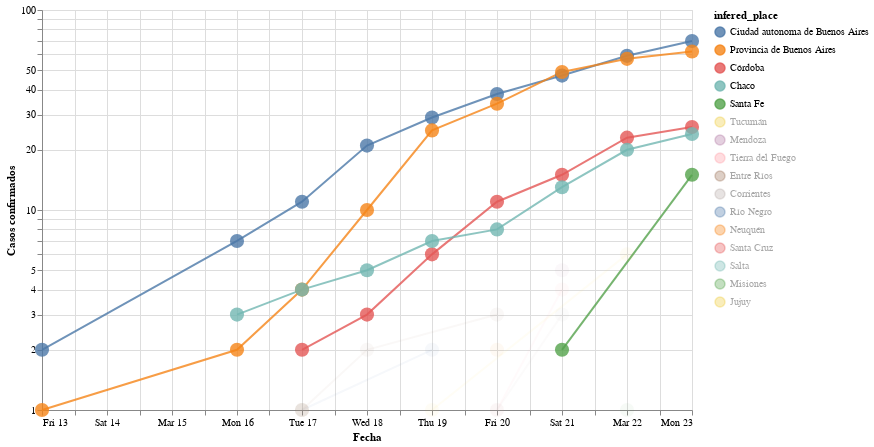

Notebook code for this chart:
### Markdown cell above
# Evolucion en el tiempo de la cantidad de casos totales

Haciendo Shift+Click en las provincias que se ven a la derecha, podemos agregar o quitar provincias al gráfico

### Code cell
#hide_input
plot_evolution(cnt_by_place[cnt_by_place >=10].index.tolist())#, xaxis='days_from_first_infection')

### Figure 1 — Vega-Lite specification as saved in the notebook (floating-point values rounded to 4 significant figures)
{"config": {"view": {"continuousWidth": 400, "continuousHeight": 300}, "point": {"size": 200}, "title": {"align": "center"}}, "data": {"name": "data-88e3a4a82a2893dd2f7452ea8b316e86"}, "mark": {"type": "line", "point": true, "radius": 150}, "encoding": {"color": {"type": "nominal", "field": "infered_place", "sort": ["Ciudad autonoma de Buenos Aires", "Provincia de Buenos Aires", "Córdoba", "Chaco", "Santa Fe", "Tucumán", "Mendoza", "Tierra del Fuego", "Entre Ríos", "Corrientes", "Río Negro", "Neuquén", "Santa Cruz", "Salta", "Misiones", "Jujuy"]}, "opacity": {"condition": {"value": 0.8, "selection": "selector048"}, "value": 0.05}, "tooltip": [{"type": "nominal", "field": "place"}, {"type": "nominal", "field": "infered_place"}, {"type": "quantitative", "field": "infered_place_score"}, {"type": "quantitative", "field": "infected"}, {"type": "temporal", "field": "date"}, {"type": "quantitative", "field": "cum_infected"}, {"type": "quantitative", "field": "days_from_first_infection"}], "x": {"type": "temporal", "axis": {"title": "Fecha"}, "field": "date"}, "y": {"type": "quantitative", "axis": {"title": "Casos confirmados"}, "field": "cum_infected", "scale": {"type": "log"}}}, "height": 400, "selection": {"selector048": {"type": "multi", "fields": ["infered_place"], "bind": "legend", "init": [{"infered_place": "Ciudad autonoma de Buenos Aires"}, {"infered_place": "Provincia de Buenos Aires"}, {"infered_place": "Córdoba"}, {"infered_place": "Chaco"}, {"infered_place": "Santa Fe"}]}}, "width": 650, "$schema": "https://vega.github.io/schema/vega-lite/v4.0.2.json", "datasets": {"data-88e3a4a82a2893dd2f7452ea8b316e86": [{"place": "Ciudad de Buenos Aires", "infered_place": "Ciudad autonoma de Buenos Aires", "infered_place_score": 1.0, "infected": 2, "date": "2020-03-13T00:00:00", "cum_infected": 2, "days_from_first_infection": 0}, {"place": "Ciudad Autónoma de Buenos Aires", "infered_place": "Ciudad autonoma de Buenos Aires", "infered_place_score": 1.0, "infected": 5, "date": "2020-03-16T00:00:00", "cum_infected": 7, "days_from_first_infection": 3}, {"place": "Ciudad Autónoma de Buenos Aires", "infered_place": "Ciudad autonoma de Buenos Aires", "infered_place_score": 1.0, "infected": 4, "date": "2020-03-17T00:00:00", "cum_infected": 11, "days_from_first_infection": 4}, {"place": "Ciudad Autónoma de Buenos Aires", "infered_place": "Ciudad autonoma de Buenos Aires", "infered_place_score": 1.0, "infected": 10, "date": "2020-03-18T00:00:00", "cum_infected": 21, "days_from_first_infection": 5}, {"place": "Ciudad Autónoma de Buenos Aires", "infered_place": "Ciudad autonoma de Buenos Aires", "infered_place_score": 1.0, "infected": 8, "date": "2020-03-19T00:00:00", "cum_infected": 29, "days_from_first_infection": 6}, {"place": "Ciudad Autónoma de Buenos Aires", "infered_place": "Ciudad autonoma de Buenos Aires", "infered_place_score": 1.0, "infected": 9, "date": "2020-03-20T00:00:00", "cum_infected": 38, "days_from_first_infection": 7}, {"place": "Ciudad Autónoma de Buenos Aires", "infered_place": "Ciudad autonoma de Buenos Aires", "infered_place_score": 1.0, "infected": 9, "date": "2020-03-21T00:00:00", "cum_infected": 47, "days_from_first_infection": 8}, {"place": "Ciudad Autónoma de Buenos Aires", "infered_place": "Ciudad autonoma de Buenos Aires", "infered_place_score": 1.0, "infected": 12, "date": "2020-03-22T00:00:00", "cum_infected": 59, "days_from_first_infection": 9}, {"place": "Ciudad Autónoma de Buenos Aires", "infered_place": "Ciudad autonoma de Buenos Aires", "infered_place_score": 1.0, "infected": 11, "date": "2020-03-23T00:00:00", "cum_infected": 70, "days_from_first_infection": 10}, {"place": "Buenos Aires y", "infered_place": "Provincia de Buenos Aires", "infered_place_score": 1.0, "infected": 1, "date": "2020-03-13T00:00:00", "cum_infected": 1, "days_from_first_infection": 0}, {"place": "Provincia de Buenos Aires", "infered_place": "Provincia de Buenos Aires", "infered_place_score": 1.0, "infected": 1, "date": "2020-03-16T00:00:00", "cum_infected": 2, "days_from_first_infection": 3}, {"place": "Provincia de Buenos Aires", "infered_place": "Provincia de Buenos Aires", "infered_place_score": 1.0, "infected": 2, "date": "2020-03-17T00:00:00", "cum_infected": 4, "days_from_first_infection": 4}, {"place": "Provi ncia de Buenos Aires", "infered_place": "Provincia de Buenos Aires", "infered_place_score": 1.0, "infected": 6, "date": "2020-03-18T00:00:00", "cum_infected": 10, "days_from_first_infection": 5}, {"place": "Provincia de Buenos Aires", "infered_place": "Provincia de Buenos Aires", "infered_place_score": 1.0, "infected": 15, "date": "2020-03-19T00:00:00", "cum_infected": 25, "days_from_first_infection": 6}, {"place": "Provincia de Buenos Aires", "infered_place": "Provincia de Buenos Aires", "infered_place_score": 1.0, "infected": 9, "date": "2020-03-20T00:00:00", "cum_infected": 34, "days_from_first_infection": 7}, {"place": "Provincia de Buenos Aires", "infered_place": "Provincia de Buenos Aires", "infered_place_score": 1.0, "infected": 15, "date": "2020-03-21T00:00:00", "cum_infected": 49, "days_from_first_infection": 8}, {"place": "Provincia de Buenos Aires", "infered_place": "Provincia de Buenos Aires", "infered_place_score": 1.0, "infected": 8, "date": "2020-03-22T00:00:00", "cum_infected": 57, "days_from_first_infection": 9}, {"place": "Provincia de Buenos Aires", "infered_place": "Provincia de Buenos Aires", "infered_place_score": 1.0, "infected": 5, "date": "2020-03-23T00:00:00", "cum_infected": 62, "days_from_first_infection": 10}, {"place": "Córdoba", "infered_place": "Córdoba", "infered_place_score": 1.0, "infected": 2, "date": "2020-03-17T00:00:00", "cum_infected": 2, "days_from_first_infection": 0}, {"place": "Córdoba", "infered_place": "Córdoba", "infered_place_score": 1.0, "infected": 1, "date": "2020-03-18T00:00:00", "cum_infected": 3, "days_from_first_infection": 1}, {"place": "Córdoba", "infered_place": "Córdoba", "infered_place_score": 1.0, "infected": 3, "date": "2020-03-19T00:00:00", "cum_infected": 6, "days_from_first_infection": 2}, {"place": "Córdoba", "infered_place": "Córdoba", "infered_place_score": 1.0, "infected": 5, "date": "2020-03-20T00:00:00", "cum_infected": 11, "days_from_first_infection": 3}, {"place": "Córdoba", "infered_place": "Córdoba", "infered_place_score": 1.0, "infected": 4, "date": "2020-03-21T00:00:00", "cum_infected": 15, "days_from_first_infection": 4}, {"place": "Córdoba", "infered_place": "Córdoba", "infered_place_score": 1.0, "infected": 8, "date": "2020-03-22T00:00:00", "cum_infected": 23, "days_from_first_infection": 5}, {"place": "Córdoba", "infered_place": "Córdoba", "infered_place_score": 1.0, "infected": 3, "date": "2020-03-23T00:00:00", "cum_infected": 26, "days_from_first_infection": 6}, {"place": "Chaco y uno", "infered_place": "Chaco", "infered_place_score": 0.4545, "infected": 3, "date": "2020-03-16T00:00:00", "cum_infected": 3, "days_from_first_infection": 0}, {"place": "Chaco", "infered_place": "Chaco", "infered_place_score": 1.0, "infected": 1, "date": "2020-03-17T00:00:00", "cum_infected": 4, "days_from_first_infection": 1}, {"place": "Chaco", "infered_place": "Chaco", "infered_place_score": 1.0, "infected": 1, "date": "2020-03-18T00:00:00", "cum_infected": 5, "days_from_first_infection": 2}, {"place": "Chaco", "infered_place": "Chaco", "infered_place_score": 1.0, "infected": 2, "date": "2020-03-19T00:00:00", "cum_infected": 7, "days_from_first_infection": 3}, {"place": "Chaco", "infered_place": "Chaco", "infered_place_score": 1.0, "infected": 1, "date": "2020-03-20T00:00:00", "cum_infected": 8, "days_from_first_infection": 4}, {"place": "Chaco", "infered_place": "Chaco", "infered_place_score": 1.0, "infected": 5, "date": "2020-03-21T00:00:00", "cum_infected": 13, "days_from_first_infection": 5}, {"place": "Chaco", "infered_place": "Chaco", "infered_place_score": 1.0, "infected": 7, "date": "2020-03-22T00:00:00", "cum_infected": 20, "days_from_first_infection": 6}, {"place": "Chaco", "infered_place": "Chaco", "infered_place_score": 1.0, "infected": 4, "date": "2020-03-23T00:00:00", "cum_infected": 24, "days_from_first_infection": 7}, {"place": "Santa Fe", "infered_place": "Santa Fe", "infered_place_score": 1.0, "infected": 2, "date": "2020-03-21T00:00:00", "cum_infected": 2, "days_from_first_infection": 0}, {"place": "Santa Fe", "infered_place": "Santa Fe", "infered_place_score": 1.0, "infected": 13, "date": "2020-03-23T00:00:00", "cum_infected": 15, "days_from_first_infection": 2}, {"place": "Tucumán", "infered_place": "Tucumán", "infered_place_score": 1.0, "infected": 1, "date": "2020-03-19T00:00:00", "cum_infected": 1, "days_from_first_infection": 0}, {"place": "Tucumán", "infered_place": "Tucumán", "infered_place_score": 1.0, "infected": 5, "date": "2020-03-22T00:00:00", "cum_infected": 6, "days_from_first_infection": 3}, {"place": "Mendoza", "infered_place": "Mendoza", "infered_place_score": 1.0, "infected": 5, "date": "2020-03-21T00:00:00", "cum_infected": 5, "days_from_first_infection": 0}, {"place": "Tierra del Fuego", "infered_place": "Tierra del Fuego", "infered_place_score": 1.0, "infected": 1, "date": "2020-03-20T00:00:00", "cum_infected": 1, "days_from_first_infection": 0}, {"place": "Tierra del Fuego", "infered_place": "Tierra del Fuego", "infered_place_score": 1.0, "infected": 3, "date": "2020-03-21T00:00:00", "cum_infected": 4, "days_from_first_infection": 1}, {"place": "Entre Ríos", "infered_place": "Entre Ríos", "infered_place_score": 1.0, "infected": 1, "date": "2020-03-17T00:00:00", "cum_infected": 1, "days_from_first_infection": 0}, {"place": "Entre Ríos", "infered_place": "Entre Ríos", "infered_place_score": 1.0, "infected": 1, "date": "2020-03-18T00:00:00", "cum_infected": 2, "days_from_first_infection": 1}, {"place": "Entre Ríos", "infered_place": "Entre Ríos", "infered_place_score": 1.0, "infected": 1, "date": "2020-03-20T00:00:00", "cum_infected": 3, "days_from_first_infection": 3}, {"place": "Corrientes", "infered_place": "Corrientes", "infered_place_score": 1.0, "infected": 1, "date": "2020-03-20T00:00:00", "cum_infected": 1, "days_from_first_infection": 0}, {"place": "Corrientes", "infered_place": "Corrientes", "infered_place_score": 1.0, "infected": 2, "date": "2020-03-21T00:00:00", "cum_infected": 3, "days_from_first_infection": 1}, {"place": "Río Negro", "infered_place": "Río Negro", "infered_place_score": 1.0, "infected": 1, "date": "2020-03-17T00:00:00", "cum_infected": 1, "days_from_first_infection": 0}, {"place": "Rio Negro", "infered_place": "Río Negro", "infered_place_score": 1.0, "infected": 1, "date": "2020-03-19T00:00:00", "cum_infected": 2, "days_from_first_infection": 2}, {"place": "Neuquén", "infered_place": "Neuquén", "infered_place_score": 1.0, "infected": 2, "date": "2020-03-20T00:00:00", "cum_infected": 2, "days_from_first_infection": 0}, {"place": "Santa Cruz", "infered_place": "Santa Cruz", "infered_place_score": 1.0, "infected": 1, "date": "2020-03-17T00:00:00", "cum_infected": 1, "days_from_first_infection": 0}, {"place": "Salt a", "infered_place": "Salta", "infered_place_score": 0.8333, "infected": 1, "date": "2020-03-17T00:00:00", "cum_infected": 1, "days_from_first_infection": 0}, {"place": "Misiones", "infered_place": "Misiones", "infered_place_score": 1.0, "infected": 1, "date": "2020-03-22T00:00:00", "cum_infected": 1, "days_from_first_infection": 0}, {"place": "Jujuy", "infered_place": "Jujuy", "infered_place_score": 1.0, "infected": 1, "date": "2020-03-17T00:00:00", "cum_infected": 1, "days_from_first_infection": 0}]}}
